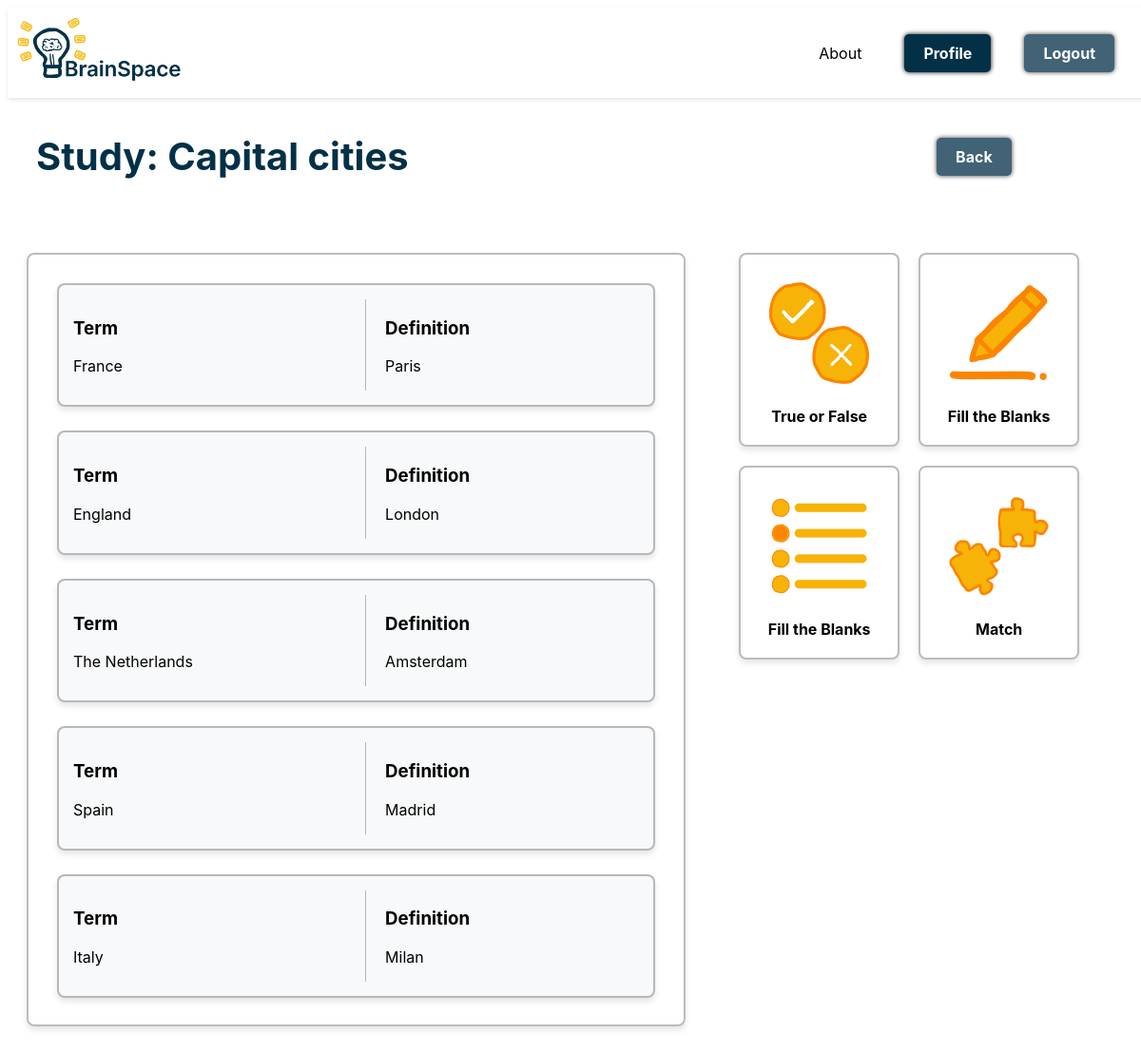
The page /study/1/ (signed in) on the database its author committed.
### cards/models.py (models this page shows, shortened)
class FlashcardSet(models.Model):
    user = models.ForeignKey(Profile, on_delete=models.CASCADE, related_name='flashcard_sets')
    name = models.CharField(max_length=255)
    created_at = models.DateTimeField(auto_now_add=True)

class Flashcard(models.Model):
    set = models.ForeignKey(FlashcardSet, on_delete=models.CASCADE, related_name='flashcards')
    term = models.TextField()
    definition = models.TextField()
    interval = models.IntegerField(default=1)
    last_reviewed = models.DateTimeField(null=True, blank=True)
    ease_factor = models.FloatField(default=2.5)
    streak = models.IntegerField(default=0)
    baseline = models.FloatField(default=0)
    def __str__(self):
        return self.term

### cards/views.py (the view)
# urls.py: path('study/<int:set_id>/', views.study_set, name='study'),
def study_set(request, set_id):
    flashcard_set = get_object_or_404(FlashcardSet, id=set_id, user=request.user.profile)
    flashcards = flashcard_set.flashcards.all()
    print(flashcards)
    return render(request, 'cards/study.html', {
        'flashcard_set': flashcard_set,
        'flashcards': flashcards,
    })

### cards/templates/cards/study.html (shortened to what this page needs)
{% extends 'cards/header.html' %}
{% block content %}
{% load static %}
<div class="flashcard-nav-header">
    <div class="flashcard-nav-title">
        <h1>Study: {{ flashcard_set.name }}</h1>
    </div>
    <div class="flashcard-nav-buttons">
        <a href = "{% url 'dashboard' %}" class="loginbtn">Back</a>
    </div>
</div>
<div class="dashboard">
    <div class="flashcard-sidebar">
        <div class="scrollbox">
            {% for flashcard in flashcards %}
            <div class="flashcard-box">
                <div class="term-container">
                    <h3 class="term-heading">Term</h3>
                    <p class="term">{{ flashcard.term }}</p>
                </div>
                <div class="definition-container">
                    <h3 class="definition-heading">Definition</h3>
                    <p class="definition">{{ flashcard.definition }}</p>
                </div>
            </div>
            {% empty %}
            <p>No flashcards found in this set.</p>
            {% endfor %}
        </div>
    </div>
    <div class="study-grid">
        <div class="option-box">
            <a href="{% url 'landing' %}" class="study-option">
                <img src="{% static 'images/true_or_false.png' %}" alt="True or False">
            </a>
            True or False
        </div>
        <div class="option-box">
            <a href="{% url 'landing' %}" class="study-option">
                <img src="{% static 'images/fill_blank.png' %}" alt="Fill the Blanks">
            </a>
            Fill the Blanks
        </div>
        <div class="option-box">
            <a href="{% url 'landing' %}" class="study-option">
                <img src="{% static 'images/multiple_choice.png' %}" alt="Quiz">
            </a>
            Fill the Blanks
        </div>
        <div class="option-box">
            <a href="{% url 'landing' %}" class="study-option">
                <img src="{% static 'images/match.png' %}" alt="Match">
            </a>
            Match
        </div>
    </div>
</div>
{% endblock %}

### cards/templates/cards/header.html (shortened to what this page needs)
<!DOCTYPE html>
<html lang="en">
<head>
    {% load static %}
    <link rel="stylesheet" href="{% static 'css/styles.css' %}">
</head>
<body>
    <header>
        <div class="header-container">
            <a href="{% url 'landing' %}">
                <img src="{% static 'images/logo.png' %}" alt="BrainSpace Logo" class="header-logo">
            </a>
            <nav>
                {% if user.is_authenticated %}
                <a href="{% url 'landing' %}">About</a>
                <a href="{% url 'landing' %}" class="signupbtn">Profile</a>
                <a href="{% url 'logout' %}" class="loginbtn">Logout</a>
                {% else %}
                <a href="{% url 'landing' %}">About</a>
                <a href="{% url 'signup' %}" class="signupbtn">Sign up</a>
                <a href="{% url 'login' %}" class="loginbtn">Login</a>
                {% endif %}
            </nav>
        </div>
    </header>
    <main>
        {% block content %}
        {% endblock %}
    </main>
</body>
</html>

### static/css/styles.css (style rules this page uses)
body { font-family: 'Inter', Arial, sans-serif; }
h1 { font-size: 2.5rem; margin-left: 20px; color: #023047; }
.header-container { display: flex; justify-content: space-between; align-items: center; width: 100%; background-color: #ffffff; color: #000000; padding: 10px 10px; box-shadow: 0 2px 4px rgba(0, 0, 0, 0.1); }
.header-logo { max-width: 175px; height: auto; }
header nav { display: flex; gap: 15px; margin-right: 20px; }
header nav a { display: inline-block; padding: 10px 20px; margin-top: 10px; color: #000000; text-decoration: none; font-size: 16px; border-radius: 5px; text-align: center; }
.loginbtn { display: inline-block; margin: 10px; padding: 10px 20px; background-color: #023047; opacity: 0.75; color: #fff; font-weight: bold; text-decoration: none; border-radius: 5px; text-align: center; box-shadow: #000000 0px 0px 5px; }
.signupbtn { display: inline-block; margin: 10px; padding: 10px 20px; background-color: #023047; color: #fff; font-weight: bold; text-decoration: none; border-radius: 5px; text-align: center; box-shadow: #000000 0px 0px 5px; }
.flashcard-sidebar { width: 55%; display: flex; flex-direction: column; min-width: 450px; }
.scrollbox { width: 100%; height: 750px; padding: 30px; margin-top: 20px; overflow-y: auto; border: 2px solid #00000043; border-radius: 8px; box-shadow: 0 4px 6px rgba(0, 0, 0, 0.1); }
.badge-shop .header, .flashcard-nav-header { width: 100%; display: flex; align-items: center; justify-content: space-between; padding: 10px; }
.flashcard-nav-title { display: flex; align-items: center; gap: 10px; }
.flashcard-nav-buttons { display: flex; gap: 10px; float: right; width: 30%; justify-content: center; }
.flashcard-box { display: flex; justify-content: space-between; align-items: center; margin-bottom: 25px; padding: 15px; border: 2px solid #00000043; border-radius: 8px; background-color: #f8f9fa; box-shadow: 0 4px 6px rgba(0, 0, 0, 0.1); width: 100%; box-sizing: border-box; }
.dashboard { display: flex; gap: 100px; padding: 20px; }
.term-container, .definition-container { flex: 1; margin-right: 20px; }
.definition-container { margin-right: 0; text-align: left; }
.study-grid { display: grid; grid-template-columns: repeat(2, 1fr); gap: 20px; padding: 20px; height: 95% }
.study-option img { width: 125px; height: auto; display: block; margin-bottom: 15px; }
.option-box { font-weight: bold; display: flex; flex-direction: column; align-items: center; justify-content: center; padding: 20px; border: 2px solid #00000043; border-radius: 8px; background-color: #ffffff; box-shadow: 0 4px 6px rgba(0, 0, 0, 0.1); width: 100%; box-sizing: border-box; transition: transform 0.2s ease-in-out, opacity 0.2s ease-in-out; }

### rows shown on the page
FlashcardSet: name "Capital cities"
Flashcard: term "France", definition "Paris"
Flashcard: term "England", definition "London"
Flashcard: term "The Netherlands", definition "Amsterdam"
Flashcard: term "Spain", definition "Madrid"
Flashcard: term "Italy", definition "Milan"
